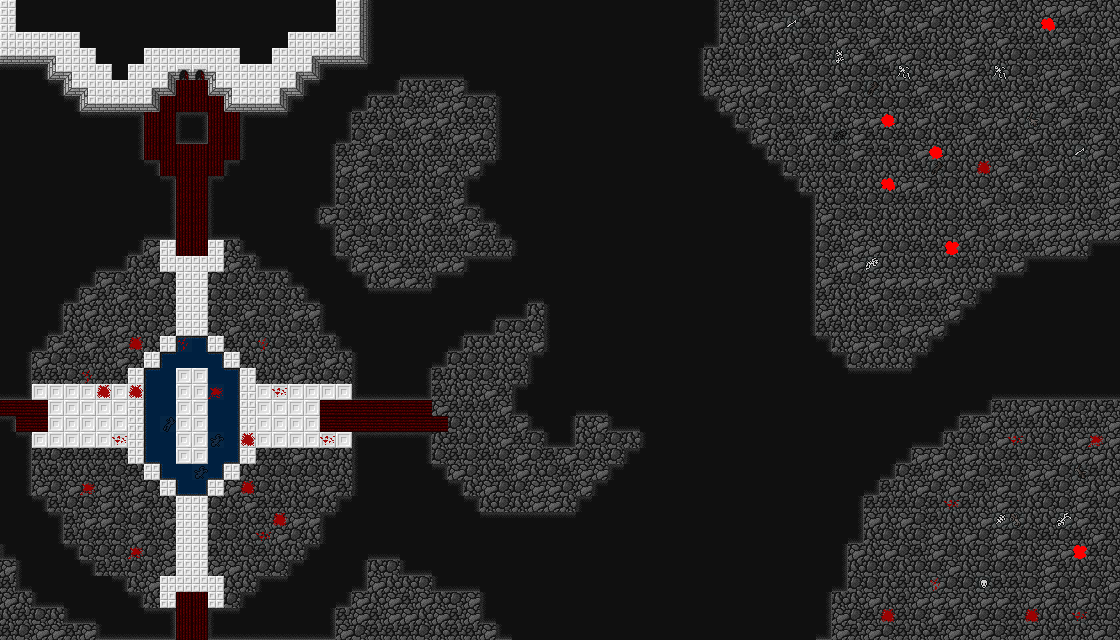

Rendered tile map (Tiled .tmx) drawn with the repository's tilesets; below, a short description and the map source with its tile grids summarised:
An orthogonal 70x40 tile map with 16x16 px tiles, 6 tile layers (background, floor, extras, extras2, ...), 1 hidden layer not drawn, 2 tilesets.

<map version="1.9" tiledversion="1.9.2" orientation="orthogonal" renderorder="right-down" width="70" height="40" tilewidth="16" tileheight="16" infinite="0" nextlayerid="8" nextobjectid="1">
 <tileset firstgid="1" name="аса" tilewidth="16" tileheight="16" tilecount="480" columns="16">
  <image source="tiles/16x16_orthogonal/16x16 orthogonal/16x16_overhead_Denzi100526-2.png" width="256" height="480" />
 </tileset>
 <tileset firstgid="481" name="apa" tilewidth="16" tileheight="16" tilecount="3024" columns="48">
  <image source="tiles/16x16_orthogonal/16x16 orthogonal/16x16_retrostyle_items_Denzi101016-2.png" width="768" height="1008" />
 </tileset>
 <layer id="2" name="background" width="70" height="40">
  <data>[2800 cells, 2800 non-empty, 2 distinct tile ids]</data>
 </layer>
 <layer id="1" name="floor" width="70" height="40">
  <data>[2800 cells, 493 non-empty, 20 distinct tile ids]</data>
 </layer>
 <layer id="4" name="extras" width="70" height="40">
  <data>[2800 cells, 947 non-empty, 18 distinct tile ids]</data>
 </layer>
 <layer id="6" name="extras2" width="70" height="40">
  <data>[2800 cells, 29 non-empty, 18 distinct tile ids]</data>
 </layer>
 <layer id="3" name="walls" width="70" height="40">
  <data>[2800 cells, 222 non-empty, 22 distinct tile ids]</data>
 </layer>
 <layer id="5" name="opendoors" width="70" height="40">
  <data>[2800 cells, 2 non-empty, 1 distinct tile ids]</data>
 </layer>
 <layer id="7" name="closeddoor" width="70" height="40" visible="0">
  <data>[2800 cells, 2 non-empty, 1 distinct tile ids]</data>
 </layer>
</map>
